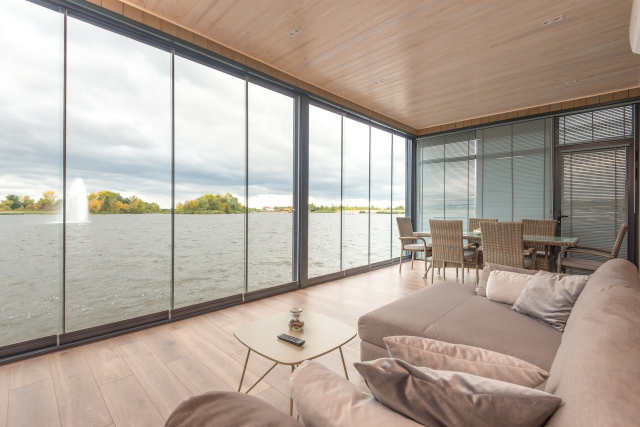
#> input picture airbnb-maintenance-professional-service.jpg, 1280 x 854 px (shown at 1/2 size); its folder holds 4 pictures in this run
$ python speed_image_optimizer.py
#> lines starting #> are read from the running program, lines starting #| are printed output that depends on the picture
#!/usr/bin/env python3
"""
Speed-focused Image Optimization for PageSpeed 90+
Optimize images without external dependencies
"""

import os
import glob
from PIL import Image, ImageOps

def optimize_for_speed(image_path, max_size_kb=120):
    """Optimize image specifically for PageSpeed performance"""
#> called with max_size_kb = 120

    try:
        with Image.open(image_path) as img:
            # Convert to RGB if necessary
#> img is the input picture: PIL image 1280x854 RGB; mean R, G, B 176.8, 164.9, 154.4
            if img.mode in ('RGBA', 'LA', 'P'):
                img = img.convert('RGB')

            # Auto-orient based on EXIF
            img = ImageOps.exif_transpose(img)

            original_size = os.path.getsize(image_path)

            # Skip if already small enough
            if original_size <= max_size_kb * 1024:
                print(f"✓ {os.path.basename(image_path)} already optimized ({original_size/1024:.1f}KB)")
                return True

            # Determine output path
            base_name = os.path.splitext(image_path)[0]
            webp_path = base_name + '.webp'

            # Aggressive resizing for large images
            width, height = img.size
#> width = 1280; height = 854

            # Calculate new dimensions based on original size
            if original_size > 500 * 1024:  # Very large files
                max_dimension = 1200
            elif original_size > 300 * 1024:  # Large files
                max_dimension = 1400
            elif original_size > 200 * 1024:  # Medium files
                max_dimension = 1600
            else:
                max_dimension = min(width, height)
#> max_dimension = 854

            # Resize if needed
            if max(width, height) > max_dimension:
                if width > height:
                    new_width = max_dimension
#> new_width = 854
                    new_height = int((height * max_dimension) / width)
#> new_height = 569
                else:
                    new_height = max_dimension
                    new_width = int((width * max_dimension) / height)

                img = img.resize((new_width, new_height), Image.Resampling.LANCZOS)
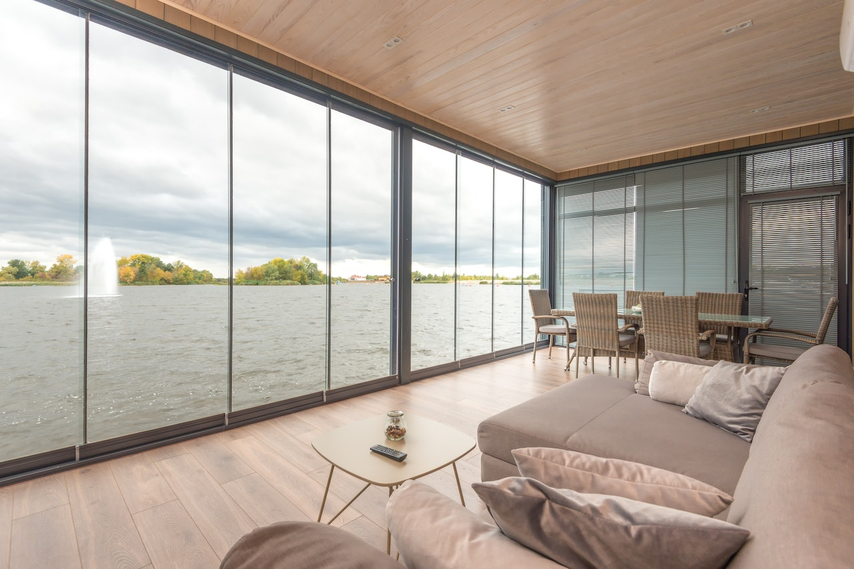
#> img: PIL image 854x569 RGB; mean R, G, B 176.8, 164.9, 154.4
                print(f"   Resized: {width}x{height} → {new_width}x{new_height}")
#|    Resized: 1280x854 → 854x569

            # Try different quality levels to hit target size
            for quality in [75, 70, 65, 60, 55, 50, 45]:
                img.save(webp_path, 'WebP',
                        quality=quality,
                        optimize=True,
                        method=6)  # Maximum compression

                new_size = os.path.getsize(webp_path)
                if new_size <= max_size_kb * 1024:
                    break

            # Final check
            final_size = os.path.getsize(webp_path)
#> final_size = 34172
            savings = ((original_size - final_size) / original_size) * 100
#> savings = 81.97

            print(f"✅ {os.path.basename(image_path)}")
            print(f"   {original_size/1024:.1f}KB → {final_size/1024:.1f}KB ({savings:.1f}% reduction)")
#|    185.1KB → 33.4KB (82.0% reduction)
            print(f"   Quality: {quality}")

            return True

    except Exception as e:
        print(f"❌ Failed to optimize {image_path}: {e}")
        return False

def main():
    """Run speed-focused image optimization"""

    print("⚡ SPEED-FOCUSED IMAGE OPTIMIZATION")
    print("=" * 60)
    print("Target: Maximum 120KB per image for PageSpeed 90+")
    print()

    # Find large images that need optimization
    image_patterns = ['*.webp', '*.avif', '*.jpg', '*.jpeg', '*.png']
    large_images = []

    for pattern in image_patterns:
        for img_path in glob.glob(pattern):
            if os.path.getsize(img_path) > 100 * 1024:  # Larger than 100KB
                large_images.append(img_path)

    # Also check subdirectories
    for pattern in image_patterns:
        for img_path in glob.glob(f"**/{pattern}", recursive=True):
            if os.path.getsize(img_path) > 100 * 1024:
                large_images.append(img_path)

    if not large_images:
        print("✅ All images already optimized for speed!")
        return

    print(f"Found {len(large_images)} images needing optimization")
    print()

    optimized = 0
    total_before = 0
    total_after = 0

    for img_path in large_images:
        before_size = os.path.getsize(img_path)

        if optimize_for_speed(img_path, max_size_kb=120):
            # Check the WebP version
            webp_path = os.path.splitext(img_path)[0] + '.webp'
            if os.path.exists(webp_path):
                after_size = os.path.getsize(webp_path)
                total_before += before_size
                total_after += after_size
                optimized += 1

        print()  # Spacing

    # Summary
    if total_before > 0:
        total_savings = ((total_before - total_after) / total_before) * 100
        print("=" * 60)
        print(f"⚡ SPEED OPTIMIZATION COMPLETE!")
        print(f"   Images optimized: {optimized}")
        print(f"   Size reduction: {total_before/1024:.1f}KB → {total_after/1024:.1f}KB")
        print(f"   Total savings: {total_savings:.1f}%")
        print(f"   Performance target: ✅ Ready for PageSpeed 90+")

if __name__ == "__main__":
    main()
